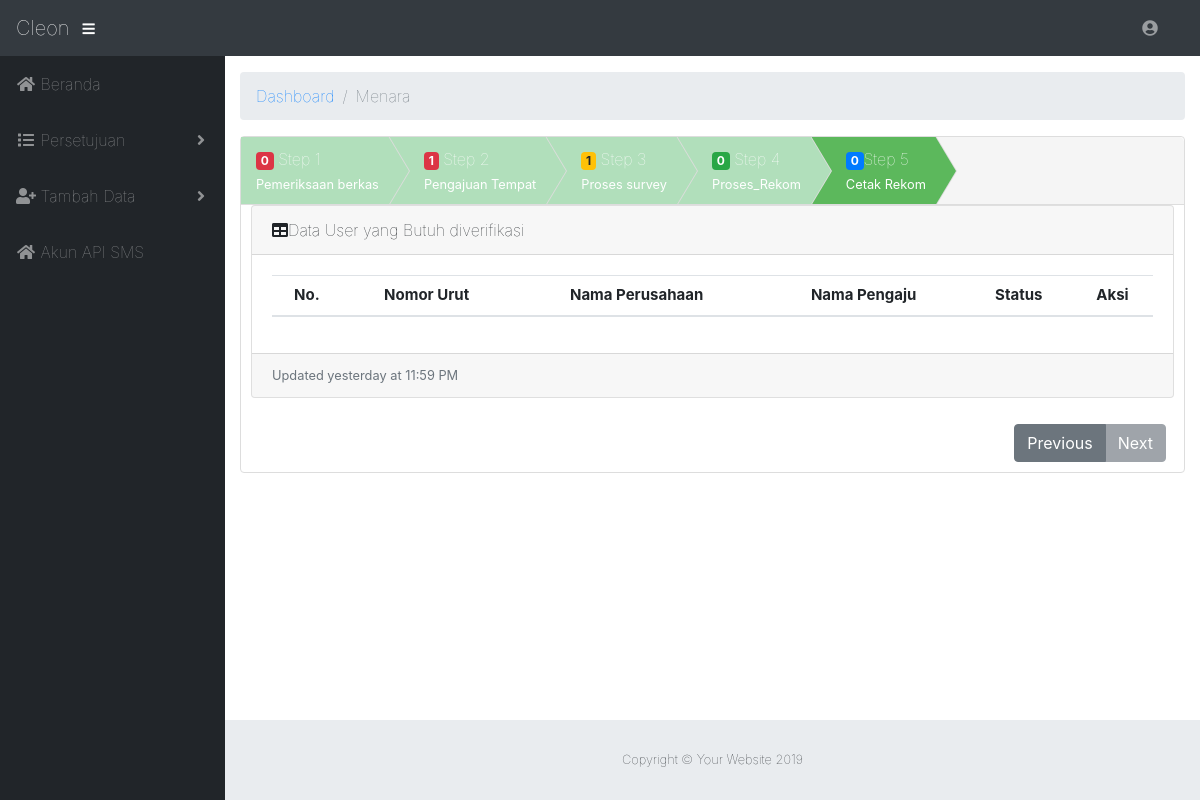
Before: /admin/pengajuan_menara.php (signed in) with the older database file.
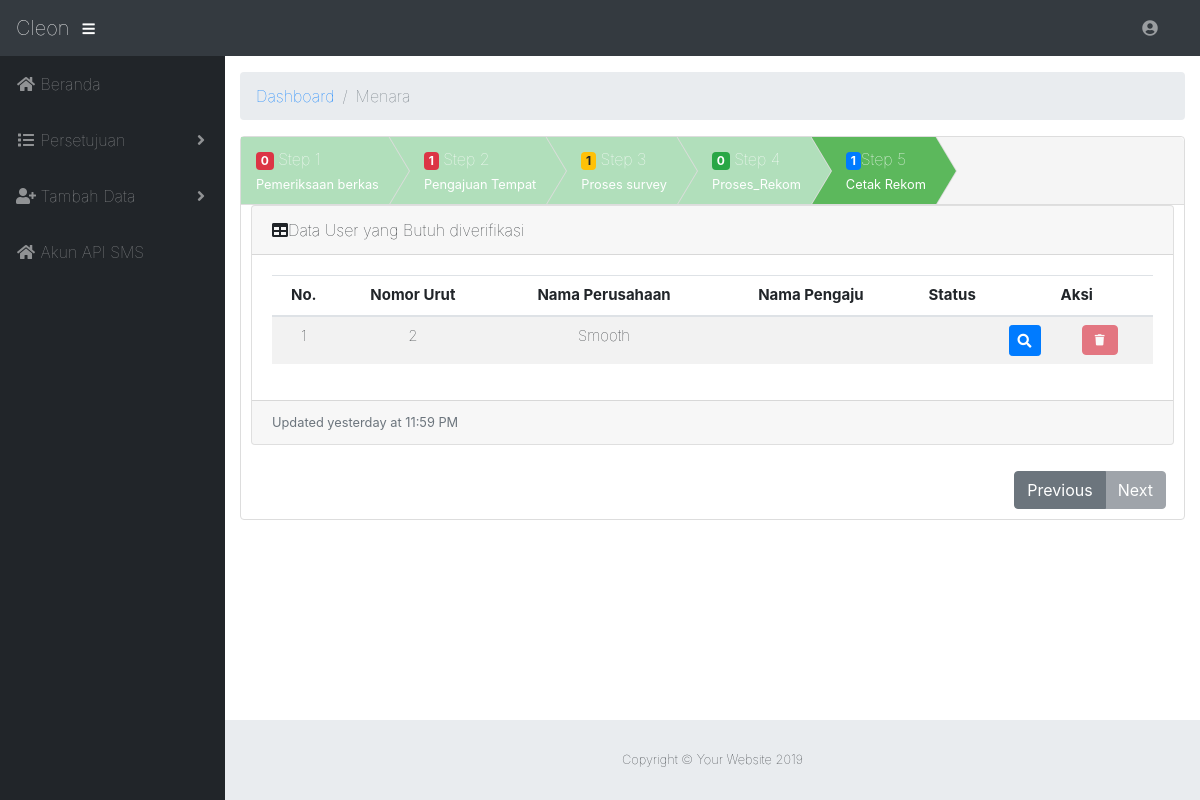
After: the same page with the newer database file.
### tables this page shows
CREATE TABLE `tb_perusahaan` (
  `id_perusahaan` int(11) NOT NULL,
  `id_akun` int(11) NOT NULL,
  `nm_perusahaan` varchar(50) NOT NULL,
  `alamat_perusahaan` varchar(50) NOT NULL,
  `status_aktif` enum('terkirim','ditolak','diterima') NOT NULL
);

CREATE TABLE `tb_tempat_menara` (
  `id_tempat` int(11) NOT NULL,
  `id_form` int(11) NOT NULL,
  `nomor` int(11) NOT NULL,
  `site_id` int(11) NOT NULL,
  `alamat` varchar(50) NOT NULL,
  `kelurahan` varchar(50) NOT NULL,
  `kecamatan` varchar(50) NOT NULL,
  `lat` double NOT NULL,
  `lng` double NOT NULL,
  `lat_hasil` double NOT NULL,
  `lng_hasil` double NOT NULL,
  `tipe_menara` varchar(50) NOT NULL,
  `tipe_site` enum('1','3','4') NOT NULL,
  `tinggi` double NOT NULL,
  `status_tempat` enum('pengajuan','revisi','proses_survey','proses_rekom','cetak_rekom','belum_dikirim') NOT NULL,
  `alasan` text NOT NULL,
  `tgl_disetujui` date NOT NULL,
  `aset_lokasi` enum('persil warga','Aset Pemkot Yogyakarta','') NOT NULL,
  `site_id_hasil` varchar(20) NOT NULL
);

### admin/pengajuan_menara.php (the view, shortened to what the changed rows need)
<?php
 include '../koneksi/koneksi.php';
?>
<!DOCTYPE html>
<html lang="en">
<?php include 'view/head.php'; ?>
<body id="page-top">
  <div id="wrapper">
    <div id="content-wrapper">
      <div class="container-fluid">
 <?php
  $step5  = mysqli_query($config,"SELECT * FROM tb_perusahaan JOIN tb_form_menara ON tb_perusahaan.id_perusahaan = tb_form_menara.id_perusahaan JOIN tb_tempat_menara ON tb_form_menara.id_form=tb_tempat_menara.id_form WHERE tb_form_menara.status_form='lengkap' AND tb_tempat_menara.status_tempat='cetak_rekom' GROUP BY tb_form_menara.id_form");
  $count5   = mysqli_num_rows($step5);
 ?>
         <div id="smartwizard">
            <ul>
                <li><a href="#step-5"> <span class="badge badge-primary"><?php echo $count5; ?></span>Step 5<br /><small>Cetak Rekom</small></a></li>
            </ul>
            <div>
              <div id="step-5" class="">
                <div class="card mb-3">
                <div class="card-body">
                <div class="table-responsive">
                  <table class="table table-striped" id="dataTable" width="100%" cellspacing="0">
                    <thead>
                      <tr>
                        <th><center>No.</center></th>
                        <th><center>Nomor Urut</center></th>
                        <th><center>Nama Perusahaan</center></th>
                        <th><center>Nama Pengaju</center></th>
                        <th><center>Status</center></th>
                        <th colspan="2"><center>Aksi</center></th>
                      </tr>
                    </thead>
                    <tbody>
                    <?php
                      $no=1;
                      while($menara=mysqli_fetch_array($step5)){
                    ?>
                    <tr>
                      <td><center><?php echo $no++; ?></center></td>
                      <td><center><?php echo $menara['id_form']; ?></center></td>
                      <td><center><?php echo $menara['nm_perusahaan'] ?></center></td>
                      <td><center><?php echo $menara['nm_user'] ?></center></td>
                      <td><center><?php echo $menara['status'] ?></center></td>
                      <td><a href="tables_tempat.php?id=<?php echo $menara['id_form'] ?>&step=4" class="btn btn-primary btn-sm"><i class="fas fa-search"></i></a></td>
                      <td><a href="../aksi/admin/hapus_form_menara.php?id=<?php echo $menara['id_form'] ?>" class="smaller btn btn-danger disabled" onclick="return confirm('Anda yakin mau menghapus form ini ?')"><i class="smaller fas fa-trash"></i></a></td>
                    </tr>
                    <?php
                      }
                    ?>
                    </tbody>
                  </table>
                </div>
                </div>
                </div>
              </div>
            </div>
        </div>
    </div>
  </div>
</body>
</html>

Changed rows visible on the page:
added tb_perusahaan: tb_tempat_menara.id_form "2", nm_perusahaan "Smooth"
Other visible differences:
$count5: "0" → "1"
